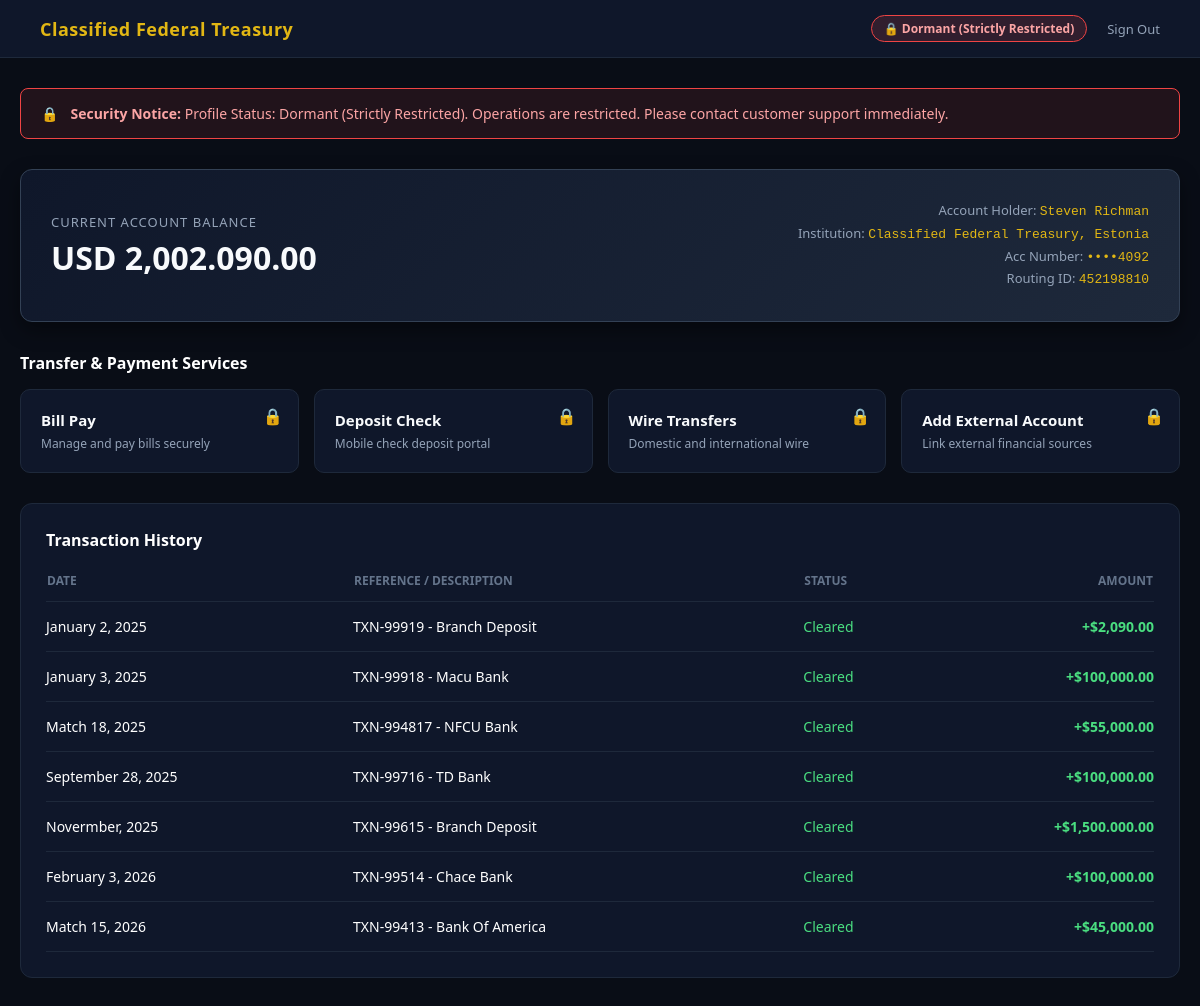
/dashboard/ (signed in), run on the app's committed database.
### main/models.py (models this page shows, shortened)
class UserProfile(models.Model):
  user = models.OneToOneField(User, on_delete=models.CASCADE)
  account_number = models.CharField(max_length=50)
  routing_id = models.CharField(max_length=50)
  balance = models.CharField(max_length=50)
  account_type = models.CharField(max_length=50)
  is_locked = models.BooleanField(default=True)

class Transaction(models.Model):
  user_profile = models.ForeignKey(UserProfile, on_delete=models.CASCADE)
  date = models.CharField(max_length=50)
  ref = models.CharField(max_length=50)
  company = models.CharField(max_length=255)
  amount = models.CharField(max_length=50)
  status = models.CharField(max_length=50)

### main/views.py (the view)
# urls.py: path('dashboard/', views.dashboard_view, name='dashboard'),
def dashboard_view(request):
  if not request.session.get('logged_in') and not request.user.is_authenticated:
    return redirect('login')
  try:
    if request.user.is_authenticated:
      profile = UserProfile.objects.filter(user=request.user).first()
      if profile:
        user_transactions = Transaction.objects.filter(user_profile=profile).order_by('-id')
      else:
        user_transactions = Transaction.objects.filter(user=request.user).order_by('-id')
      masked_email = request.user.email if request.user.email else 'user@treasury-estonia.ee'
      username_lower = request.user.username.lower()
    else:
      profile = None
      user_transactions = []
      masked_email = 'user@treasury-estonia.ee'
      username_lower = ''
    account_number = profile.account_number if profile else '••••4092'
    routing_number = profile.routing_id if profile else '8810'
    balance = profile.balance if profile else '0.00'
    status = 'Dormant (Strictly Restricted)' if (profile and profile.is_locked) else 'Active Profile'
  except Exception:
    account_number = '••••4092'
    routing_number = '8810'
    balance = '0.00'
    status = 'Active Profile'
    user_transactions = []
    masked_email = 'user@treasury-estonia.ee'
    username_lower = ''
  owner_name = request.user.get_full_name() if (request.user.is_authenticated and request.user.get_full_name()) else request.user.username
  context = {
      'owner_name': owner_name,
      'balance': balance,
      'currency': 'USD',
      'status': status,
      'institution': 'Classified Federal Treasury, Estonia',
      'account_number': account_number,
      'routing_number': routing_number,
      'swift_code': 'XXXX',
      'masked_email': masked_email,
      'masked_phone': '••••••••4092',
      'transactions': user_transactions,
  }
  return render(request, 'main/dashboard.html', context)

### main/templates/main/dashboard.html (shortened to what this page needs)
<!DOCTYPE html>
<html lang="en">
<head>
</head>
<body>
    <nav>
        <div class="nav-brand">Classified Federal Treasury</div>
        <div class="nav-right">
            <div class="status-pill">🔒 {{ status }}</div>
            <a href="{% url 'logout' %}" class="logout-btn">Sign Out</a>
        </div>
    </nav>
    <div class="main-container">
        <div class="locked-banner">
            <span>🔒</span>
            <div><strong>Security Notice:</strong> Profile Status: {{ status }}. Operations are restricted. Please contact customer support immediately.</div>
        </div>
        <div class="account-overview">
            <div>
                <div class="balance-label">Current Account Balance</div>
                <div class="balance-amount">{{ currency }} {{ balance }}</div>
            </div>
            <div class="account-meta">
                <div>Account Holder: <span>{{ owner_name }}</span></div>
                <div>Institution: <span>{{ institution }}</span></div>
                <div>Acc Number: <span>••••{{ account_number }}</span></div>
                <div>Routing ID: <span>{{ routing_number }}</span></div>
            </div>
        </div>
        <div style="margin-bottom: 15px;">
            <h3 style="font-size: 16px; color: #fff; margin-bottom: 15px;">Transfer & Payment Services</h3>
            <div class="services-grid">
                <a href="{% url 'contact' %}" class="service-card">
                    <div class="service-lock">🔒</div>
                    <div class="service-title">Bill Pay</div>
                    <div class="service-desc">Manage and pay bills securely</div>
                </a>
                <a href="{% url 'contact' %}" class="service-card">
                    <div class="service-lock">🔒</div>
                    <div class="service-title">Deposit Check</div>
                    <div class="service-desc">Mobile check deposit portal</div>
                </a>
                <a href="{% url 'contact' %}" class="service-card">
                    <div class="service-lock">🔒</div>
                    <div class="service-title">Wire Transfers</div>
                    <div class="service-desc">Domestic and international wire</div>
                </a>
                <a href="{% url 'add_external_account' %}" class="service-card">
                    <div class="service-lock">🔒</div>
                    <div class="service-title">Add External Account</div>
                    <div class="service-desc">Link external financial sources</div>
                </a>
            </div>
        </div>
        <div class="transactions-card">
            <div class="transactions-header">
                <h3>Transaction History</h3>
            </div>
            <table>
                <thead>
                    <tr>
                        <th>Date</th>
                        <th>Reference / Description</th>
                        <th>Status</th>
                        <th style="text-align: right;">Amount</th>
                    </tr>
                </thead>
                <tbody>
                    {% for tx in transactions %}
                    <tr>
                        <td>{{ tx.date }}</td>
                        <td>{{ tx.ref }} - {{ tx.company }}</td>
                        <td style="color: {% if tx.status == 'Cleared' %}#4ade80{% else %}#f87171{% endif %};">{{ tx.status }}</td>
                        <td style="text-align: right;" class="{% if '+' in tx.amount %}amount-positive{% else %}amount-negative{% endif %}">{{ tx.amount }}</td>
                    </tr>
                    {% empty %}
                    <tr>
                        <td colspan="4" style="text-align: center; color: #64748b;">No transaction records found for this profile.</td>
                    </tr>
                    {% endfor %}
                </tbody>
            </table>
        </div>
    </div>
</body>
</html>

### main/templates/main/dashboard.html (style rules this page uses)
body { margin: 0; padding: 0; font-family: 'Segoe UI', Tahoma, Geneva, Verdana, sans-serif; background: #090d16; color: #ffffff; }
nav { background: #0f172a; border-bottom: 1px solid #1e293b; padding: 15px 40px; display: flex; justify-content: space-between; align-items: center; }
.nav-brand { color: #e2b714; font-weight: bold; font-size: 18px; letter-spacing: 0.5px; }
.nav-right { display: flex; align-items: center; gap: 20px; }
.status-pill { background: rgba(239, 68, 68, 0.15); border: 1px solid #ef4444; color: #fca5a5; padding: 4px 12px; border-radius: 20px; font-size: 12px; font-weight: 600; }
.logout-btn { color: #94a3b8; text-decoration: none; font-size: 13px; }
.main-container { max-width: 1200px; margin: 30px auto; padding: 0 20px; }
.account-overview { background: linear-gradient(135deg, #0f172a 0%, #1e293b 100%); border: 1px solid #334155; border-radius: 12px; padding: 30px; margin-bottom: 30px; display: flex; justify-content: space-between; align-items: center; box-shadow: 0 8px 20px rgba(0,0,0,0.4); flex-wrap: wrap; gap: 20px; }
.balance-label { color: #94a3b8; font-size: 13px; text-transform: uppercase; letter-spacing: 1px; margin-bottom: 5px; }
.balance-amount { font-size: 32px; font-weight: bold; color: #f8fafc; }
.account-meta { text-align: right; color: #94a3b8; font-size: 13px; line-height: 1.6; }
.account-meta span { color: #e2b714; font-family: monospace; }
.locked-banner { background: rgba(239, 68, 68, 0.1); border: 1px solid #ef4444; color: #fca5a5; padding: 15px 20px; border-radius: 8px; margin-bottom: 30px; display: flex; align-items: center; gap: 12px; font-size: 14px; font-weight: 500; }
.services-grid { display: grid; grid-template-columns: repeat(auto-fit, minmax(220px, 1fr)); gap: 15px; margin-bottom: 30px; }
.service-card { background: #0f172a; border: 1px solid #1e293b; border-radius: 10px; padding: 20px; text-decoration: none; color: inherit; display: block; position: relative; transition: 0.2s; }
.service-lock { position: absolute; top: 15px; right: 15px; font-size: 16px; }
.service-title { font-weight: 600; font-size: 15px; margin-bottom: 5px; color: #f8fafc; }
.service-desc { font-size: 12px; color: #94a3b8; }
.transactions-card { background: #0f172a; border: 1px solid #1e293b; border-radius: 12px; padding: 25px; }
.transactions-header { display: flex; justify-content: space-between; align-items: center; margin-bottom: 20px; }
.transactions-header h3 { margin: 0; font-size: 16px; color: #fff; }
table { width: 100%; border-collapse: collapse; }
th { text-align: left; color: #64748b; font-size: 12px; text-transform: uppercase; padding-bottom: 12px; border-bottom: 1px solid #1e293b; }
td { padding: 15px 0; font-size: 14px; border-bottom: 1px solid #1e293b; }
.amount-positive { color: #4ade80; font-weight: 600; }

### data on the page
UserProfile: balance "2,002.090.00", account_number "4092", routing "452198810"
Transaction: date "January 2, 2025", ref "TXN-99919", company "Branch Deposit", status "Cleared", amount "+$2,090.00"
Transaction: date "January 3, 2025", ref "TXN-99918", company "Macu Bank", status "Cleared", amount "+$100,000.00"
Transaction: date "Match 18, 2025", ref "TXN-994817", company "NFCU Bank", status "Cleared", amount "+$55,000.00"
Transaction: date "September 28, 2025", ref "TXN-99716", company "TD Bank", status "Cleared", amount "+$100,000.00"
Transaction: date "Novermber, 2025", ref "TXN-99615", company "Branch Deposit", status "Cleared", amount "+$1,500.000.00"
Transaction: date "February 3, 2026", ref "TXN-99514", company "Chace Bank", status "Cleared", amount "+$100,000.00"
Transaction: date "Match 15, 2026", ref "TXN-99413", company "Bank Of America", status "Cleared", amount "+$45,000.00"

### other printed values
{{ status }} "Dormant (Strictly Restricted)"
{{ currency }} "USD"
{{ owner_name }} "Steven Richman"
{{ institution }} "Classified Federal Treasury, Estonia"
